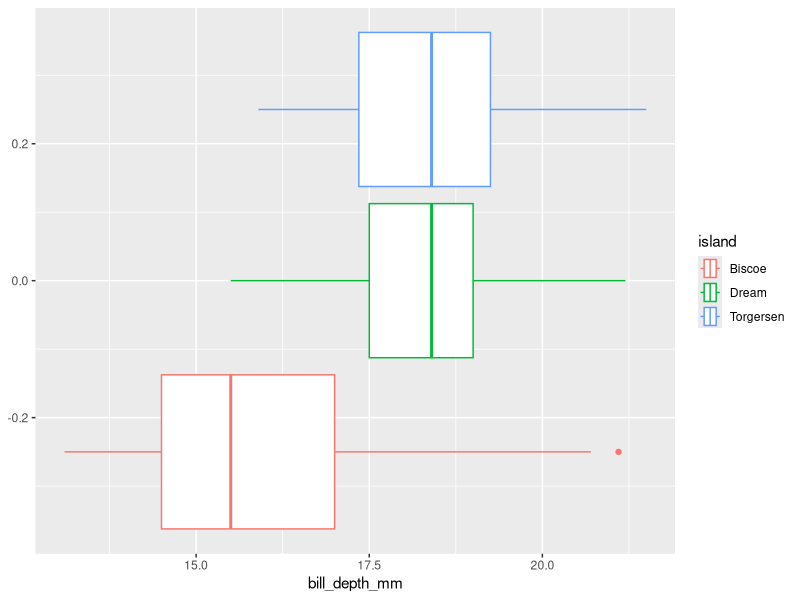
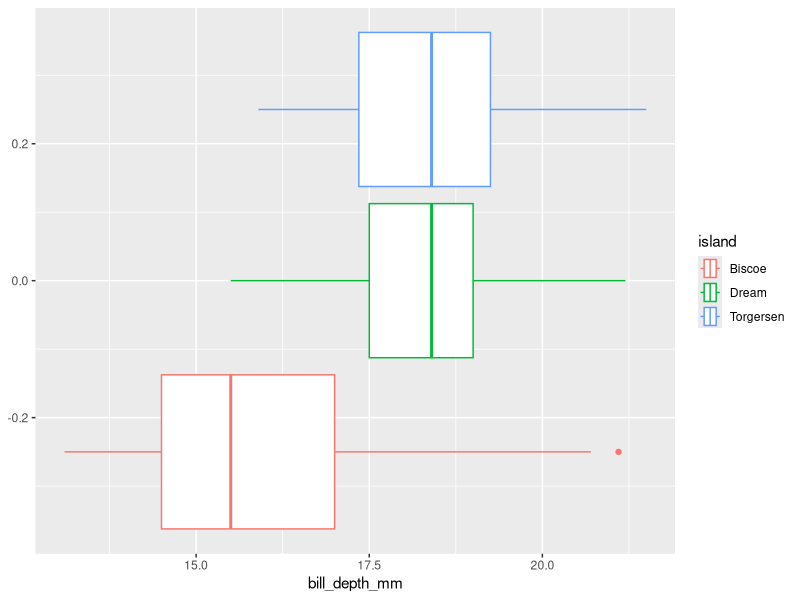
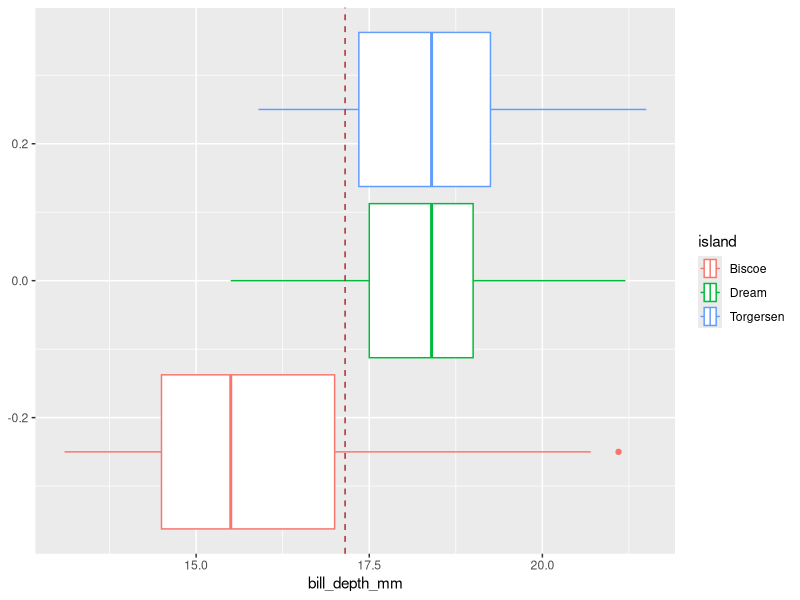
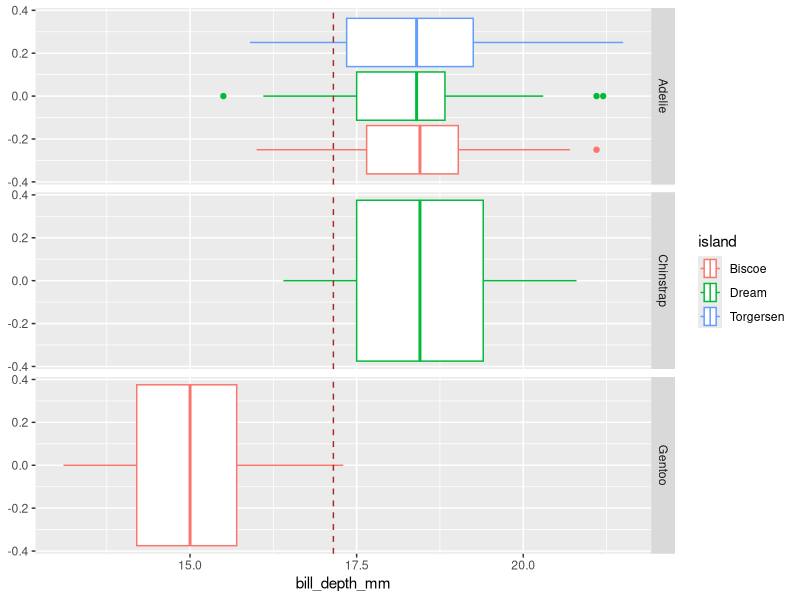

The R source for these figures, in order:
## ---- chunk 1

# install.packages("palmerpenguins")
library(palmerpenguins)
library(tidyverse)
## ---- chunk 2
# Putting inside of summarize is helpful
penguins |> 
  summarize(
    body_mass = mean( body_mass_g, na.rm=TRUE)
)
## ---- chunk 3
# But not necessary

mean(penguins$body_mass_g, na.rm = TRUE)
## ---- chunk 4
#| echo: False
penguins |>
  ggplot(aes(x = bill_depth_mm, color = island))+
  geom_boxplot()

## ---- chunk 5

## boxplot for bill depth, separated by island.

penguins |>
  ggplot(aes(x = bill_depth_mm, color = island))+
  geom_boxplot()
## ---- chunk 6
# Adding a brown line to show the mean billdepth. 

penguins |>
  ggplot(aes(x = bill_depth_mm, color = island))+
  geom_boxplot()+
  geom_vline(
    xintercept = mean(
      penguins$bill_depth_mm, na.rm = TRUE),
    color="brown",
    linetype="dashed")
  

## ---- chunk 7
# In the code below I am faceting by species

penguins |>
  ggplot(aes(x = bill_depth_mm, color = island))+
  geom_boxplot()+
  geom_vline(
    xintercept = mean(
      penguins$bill_depth_mm, na.rm = TRUE),
    color="brown",
    linetype="dashed")+
  facet_grid(vars(species))
